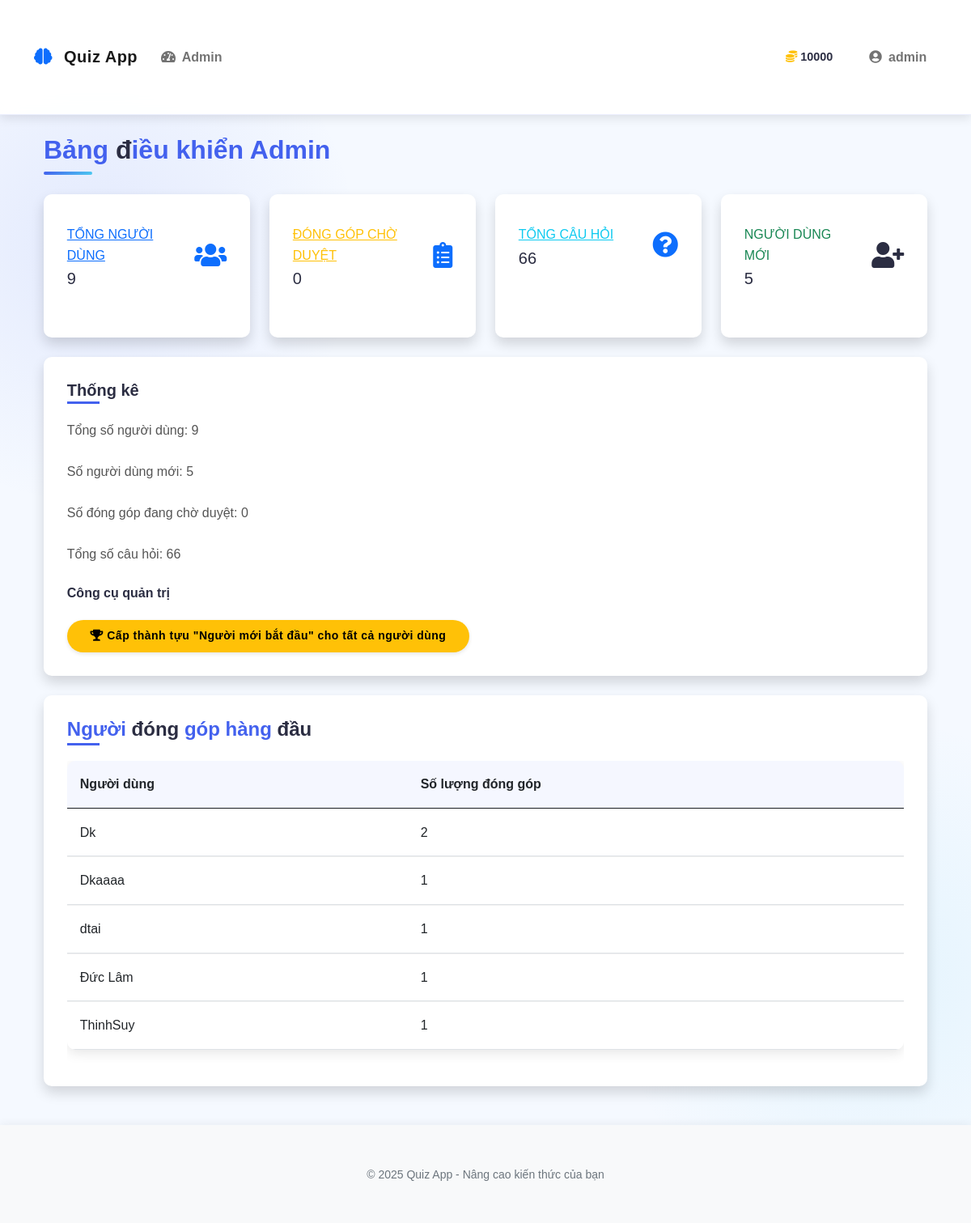
Screenshot of /admin_dashboard (signed in) with the database file from the repository.
### models.py (models this page shows, shortened)
class User(UserMixin, db.Model):
    id = db.Column(db.Integer, primary_key=True)
    username = db.Column(db.String(64), unique=True, nullable=False)
    email = db.Column(db.String(120), unique=True, nullable=False)
    password_hash = db.Column(db.String(256))
    coins = db.Column(db.Integer, default=10)  # New users start with 10 coins
    experience = db.Column(db.Integer, default=0)  # Experience points
    rank = db.Column(db.String(50), default='Newbie')
    is_admin = db.Column(db.Boolean, default=False)
    contributions = db.relationship('Contribution', backref='author', lazy=True)
    inventory_items = db.relationship('InventoryItem', backref='owner', lazy=True)
    achievements = db.relationship('UserAchievement', backref='user', lazy=True)
    daily_quests = db.relationship('UserDailyQuest', backref='user', lazy=True)
    total_questions_answered = db.Column(db.Integer, default=0)
    correct_answers = db.Column(db.Integer, default=0)
    easy_questions_completed = db.Column(db.Integer, default=0)
    medium_questions_completed = db.Column(db.Integer, default=0)
    hard_questions_completed = db.Column(db.Integer, default=0)
    daily_quest_points = db.Column(db.Integer, default=0)
    daily_streak = db.Column(db.Integer, default=0)
    last_daily_login = db.Column(db.Date, nullable=True)

### app.py (the view)
@app.route('/admin_dashboard')
@login_required
def admin_dashboard():
    if not current_user.is_admin:
        abort(403)
    from models import User, Contribution, Question
    total_users = User.query.count()
    new_users_list = User.query.order_by(User.id.desc()).limit(5).all()
    new_users_count = len(new_users_list)
    pending_contributions = Contribution.query.filter_by(approved=False).count()
    total_questions = Question.query.count()
    contributors = db.session.query(Contribution.user_id, db.func.count(Contribution.id)).group_by(Contribution.user_id).order_by(db.func.count(Contribution.id).desc()).limit(5).all()
    top_contributors = []
    for user_id, count in contributors:
        user = User.query.get(user_id)
        if user:
            top_contributors.append((user, count))
    return render_template('admin/dashboard.html',
                          total_users=total_users,
                          new_users=new_users_count,
                          pending_contributions=pending_contributions,
                          total_questions=total_questions,
                          top_contributors=top_contributors,
                          new_users_list=new_users_list)

### app.py (called while the page is built)
@login_manager.user_loader
def load_user(user_id):
    from models import User
    return User.query.get(int(user_id))

### templates/admin/dashboard.html
{% extends "base.html" %}
{% block content %}
<div class="container-fluid">
    <h2 class="mb-4">Bảng điều khiển Admin</h2>
    <div class="row">
        <div class="col-xl-3 col-md-6 mb-4">
            <div class="card border-left-primary shadow h-100 py-2">
                <div class="card-body">
                    <div class="row no-gutters align-items-center">
                        <div class="col mr-2">
                            <div class="text-xs font-weight-bold text-primary text-uppercase mb-1">
                                <a href="{{ url_for('admin_users') }}" class="text-primary">Tổng người dùng</a></div>
                            <div class="h5 mb-0 font-weight-bold text-gray-800">{% if total_users is defined %}{{ total_users }}{% else %}0{% endif %}</div>
                        </div>
                        <div class="col-auto">
                            <a href="{{ url_for('admin_users') }}">
                                <i class="fas fa-users fa-2x text-gray-300"></i>
                            </a>
                        </div>
                    </div>
                </div>
            </div>
        </div>
        <div class="col-xl-3 col-md-6 mb-4">
            <div class="card border-left-warning shadow h-100 py-2">
                <div class="card-body">
                    <div class="row no-gutters align-items-center">
                        <div class="col mr-2">
                            <div class="text-xs font-weight-bold text-warning text-uppercase mb-1">
                                <a href="{{ url_for('admin_contributions') }}" class="text-warning">Đóng góp chờ duyệt</a></div>
                            <div class="h5 mb-0 font-weight-bold text-gray-800">{% if pending_contributions is defined %}{{ pending_contributions }}{% else %}0{% endif %}</div>
                        </div>
                        <div class="col-auto">
                            <a href="{{ url_for('admin_contributions') }}">
                                <i class="fas fa-clipboard-list fa-2x text-gray-300"></i>
                            </a>
                        </div>
                    </div>
                </div>
            </div>
        </div>
        <div class="col-xl-3 col-md-6 mb-4">
            <div class="card border-left-info shadow h-100 py-2">
                <div class="card-body">
                    <div class="row no-gutters align-items-center">
                        <div class="col mr-2">
                            <div class="text-xs font-weight-bold text-info text-uppercase mb-1">
                                <a href="{{ url_for('admin_question_bank') }}" class="text-info">Tổng câu hỏi</a>
                            </div>
                            <div class="h5 mb-0 font-weight-bold text-gray-800">{% if total_questions is defined %}{{ total_questions }}{% else %}0{% endif %}</div>
                        </div>
                        <div class="col-auto">
                            <a href="{{ url_for('admin_question_bank') }}">
                                <i class="fas fa-question-circle fa-2x text-gray-300"></i>
                            </a>
                        </div>
                    </div>
                </div>
            </div>
        </div>
        <div class="col-xl-3 col-md-6 mb-4">
            <div class="card border-left-success shadow h-100 py-2">
                <div class="card-body">
                    <div class="row no-gutters align-items-center">
                        <div class="col mr-2">
                            <div class="text-xs font-weight-bold text-success text-uppercase mb-1">
                                Người dùng mới</div>
                            <div class="h5 mb-0 font-weight-bold text-gray-800">{% if new_users is defined %}{{ new_users }}{% else %}0{% endif %}</div>
                        </div>
                        <div class="col-auto">
                            <i class="fas fa-user-plus fa-2x text-gray-300"></i>
                        </div>
                    </div>
                </div>
            </div>
        </div>
    </div>
    <div class="col-md-12 mb-4">
        <div class="card shadow">
            <div class="card-body">
                <h5 class="card-title">Thống kê</h5>
                <p class="card-text">Tổng số người dùng: {{ total_users }}</p>
                <p class="card-text">Số người dùng mới: {{ new_users }}</p>
                <p class="card-text">Số đóng góp đang chờ duyệt: {{ pending_contributions }}</p>
                <p class="card-text">Tổng số câu hỏi: {{ total_questions }}</p>
                <div class="mt-4">
                  <h6>Công cụ quản trị</h6>
                  <button id="grantStarterAchievement" class="btn btn-warning btn-sm">
                    <i class="fas fa-trophy"></i> Cấp thành tựu "Người mới bắt đầu" cho tất cả người dùng
                  </button>
                </div>
            </div>
        </div>
    </div>
    <div class="col-md-12 mt-4">
        <div class="card shadow">
            <div class="card-body">
                <h4 class="card-title">Người đóng góp hàng đầu</h4>
                <div class="table-responsive">
                    <table class="table table-hover">
                        <thead>
                            <tr>
                                <th>Người dùng</th>
                                <th>Số lượng đóng góp</th>
                            </tr>
                        </thead>
                        <tbody>
                            {% for user, contributions in top_contributors %}
                            <tr>
                                <td>{{ user.username }}</td>
                                <td>{{ contributions }}</td>
                            </tr>
                            {% endfor %}
                        </tbody>
                    </table>
                </div>
            </div>
        </div>
    </div>
</div>
{% endblock %}

### templates/base.html (shortened to what this page needs)
<!DOCTYPE html>
<html lang="en">
<head>
    <link href="https://cdn.jsdelivr.net/npm/bootstrap@5.0.2/dist/css/bootstrap.min.css" rel="stylesheet">
    <link rel="stylesheet" href="https://cdnjs.cloudflare.com/ajax/libs/font-awesome/5.15.3/css/all.min.css">
    <link href="https://unpkg.com/aos@2.3.1/dist/aos.css" rel="stylesheet">
    <link rel="stylesheet" href="{{ url_for('static', filename='css/style.css') }}">
    <link rel="stylesheet" href="{{ url_for('static', filename='css/rank_frames.css') }}">
    <link rel="stylesheet" href="{{ url_for('static', filename='css/customization.css') }}">
    <link rel="stylesheet" href="{{ url_for('static', filename='css/achievements.css') }}">
    <link rel="stylesheet" href="{{ url_for('static', filename='css/quests.css') }}">
    <link rel="stylesheet" href="{{ url_for('static', filename='css/quiz.css') }}">
</head>
<body>
    <nav class="navbar navbar-expand-lg navbar-light sticky-top">
        <div class="container">
            <a class="navbar-brand" href="{{ url_for('homepage') }}">
                <i class="fas fa-brain text-primary me-2"></i> Quiz App
            </a>
            <div class="collapse navbar-collapse" id="navbarNav">
                <ul class="navbar-nav me-auto">
                    {% if current_user.is_authenticated %}
                        {% if current_user.is_admin %}
                            <li class="nav-item">
                                <a class="nav-link" href="{{ url_for('admin_dashboard') }}">
                                    <i class="fas fa-tachometer-alt me-1"></i> Admin
                                </a>
                            </li>
                        {% endif %}
                    {% endif %}
                </ul>
                {% if current_user.is_authenticated %}
                <div class="user-stats d-flex align-items-center me-3">
                    <div class="stat-item d-flex align-items-center me-3">
                        <i class="fas fa-coins text-warning me-1"></i>
                        <span class="fw-bold">{{ current_user.coins }}</span>
                    </div>
                </div>
                <ul class="navbar-nav">
                    <li class="nav-item dropdown">
                        <a class="nav-link dropdown-toggle" href="#" id="userDropdown" role="button" data-bs-toggle="dropdown" aria-expanded="false">
                            <i class="fas fa-user-circle me-1"></i> {{ current_user.username }}
                        </a>
                    </li>
                </ul>
                {% endif %}
            </div>
        </div>
    </nav>
    <div class="container py-4">
        {% block content %}{% endblock %}
    </div>
    <footer class="footer mt-auto py-3 bg-light">
        <div class="container text-center">
            <div class="row">
                <div class="col-md-12">
                    <p class="mb-0 text-muted">
                        <small>© 2025 Quiz App - Nâng cao kiến thức của bạn</small>
                    </p>
                </div>
            </div>
        </div>
    </footer>
</body>
</html>

### static/css/style.css (style rules this page uses)
body { font-family: 'Roboto', sans-serif; color: var(--text-color); background-color: #f5f9ff; background-image: radial-gradient(circle at 10% 20%, rgba(67, 97, 238, 0.1) 0%, transparent 20%), radial-gradient(circle at 90% 80%, rgba(76, 201, 240, 0.1) 0%, transparent 20%); line-height: 1.6; }
.container { padding-top: 2rem; padding-bottom: 2rem; }
.card { border: none; border-radius: var(--border-radius); box-shadow: var(--box-shadow); transition: all 0.4s ease; margin-bottom: 1.5rem; background-color: white; overflow: hidden; position: relative; }
.card::before { content: ''; position: absolute; top: 0; left: 0; width: 100%; height: 4px; background: var(--gradient-bg); opacity: 0; transition: opacity 0.3s ease; }
.card-body { padding: 1.8rem; }
.card-title { font-weight: 700; margin-bottom: 1rem; color: var(--dark-color); position: relative; display: inline-block; }
.card-title::after { content: ''; position: absolute; bottom: -5px; left: 0; width: 40px; height: 3px; background: var(--primary-color); transition: width 0.3s ease; }
.card-text { color: #555; line-height: 1.7; margin-bottom: 1.5rem; }
.btn { border-radius: 50px; padding: 0.6rem 1.8rem; font-weight: 600; transition: all 0.3s; border: none; letter-spacing: 0.5px; position: relative; overflow: hidden; z-index: 1; }
.table { border-collapse: separate; border-spacing: 0; width: 100%; border-radius: var(--border-radius); overflow: hidden; box-shadow: var(--box-shadow); }
.table th { background-color: #f8f9fa; font-weight: 600; padding: 1rem; text-align: left; }
.table td { padding: 1rem; vertical-align: middle; border-top: 1px solid #f0f0f0; }
.navbar { box-shadow: 0 4px 15px rgba(0, 0, 0, 0.08); background: rgba(255, 255, 255, 0.95); backdrop-filter: blur(10px); -webkit-backdrop-filter: blur(10px); border-bottom: 1px solid rgba(67, 97, 238, 0.1); }
.navbar-brand { font-weight: 800; color: var(--primary-color); letter-spacing: 0.5px; transition: all 0.3s ease; }
.nav-link { font-weight: 600; color: var(--dark-color); position: relative; padding: 0.6rem 1.2rem; margin: 0 0.3rem; transition: all 0.3s ease; border-radius: 8px; }
.nav-link::after { content: ''; position: absolute; bottom: 5px; left: 50%; width: 0; height: 2px; background: var(--primary-color); transition: all 0.3s; transform: translateX(-50%); opacity: 0; }
:root { --accent-color: #f72585; --info-color: #4895ef; --warning-color: #f8961e; --danger-color: #f94144; --soft-blue: #e8f0fe; --text-secondary: #6c757d; }
body { font-family: 'Nunito', sans-serif; min-height: 100vh; line-height: 1.6; }
.navbar { box-shadow: 0 4px 12px rgba(0, 0, 0, 0.1); padding: 1rem 0; }
.card { overflow: hidden; margin-bottom: 1.5rem; }
.card-title { color: var(--primary-color); font-weight: 700; margin-bottom: 1rem; }
.btn { transition: all 0.3s ease; box-shadow: 0 2px 5px rgba(0, 0, 0, 0.1); }
.footer { background-color: white; box-shadow: 0 -2px 10px rgba(0, 0, 0, 0.05); padding: 1.5rem 0; margin-top: 3rem; }
.footer .text-muted { color: var(--text-secondary) !important; font-weight: 500; }
.table { border-collapse: separate; border-spacing: 0; width: 100%; }
.table th { background-color: rgba(67, 97, 238, 0.05); font-weight: 600; color: var(--text-primary); padding: 1rem; }
.table td { padding: 1rem; vertical-align: middle; }
.user-stats { font-size: 0.9rem; }
.stat-item { display: flex; align-items: center; }

### static/css/quiz.css (style rules this page uses)
body { transition: background-image 0.5s ease; background-size: cover; background-position: center; background-attachment: fixed; }

### rows the page displays
User: coins "10000", username "admin"
User: username "Dk", contributions "2"
User: username "Dkaaaa", contributions "1"
User: username "dtai", contributions "1"
User: username "Đức Lâm", contributions "1"
User: username "ThinhSuy", contributions "1"

### other values shown
{{ total_users }} "9"
{{ pending_contributions }} "0"
{{ total_questions }} "66"
{{ new_users }} "5"
